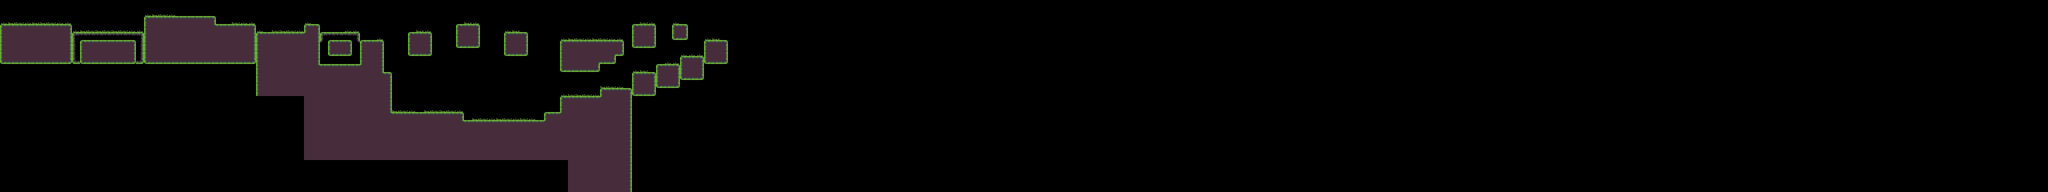

Tiled map render using the project's own tile images. Description and the map definition, with tile-layer contents summarised, below:
An orthogonal 256x24 tile map with 16x16 px tiles, 1 tile layer (Tile Layer 1) and 5 objects (note).

<map version="1.9" tiledversion="1.9.0" orientation="orthogonal" renderorder="right-down" width="256" height="24" tilewidth="16" tileheight="16" infinite="0" nextlayerid="7" nextobjectid="11">
 <tileset firstgid="1" name="tileset" tilewidth="16" tileheight="16" tilecount="42" columns="6">
  <image source="../gfx/tileset.png" width="96" height="112" />
  <tile id="0" class="collidable" />
  <tile id="1" class="collidable" />
  <tile id="2" class="collidable" />
  <tile id="3" class="decoration" />
  <tile id="4" class="decoration" />
  <tile id="6" class="collidable" />
  <tile id="7" class="decoration" />
  <tile id="8" class="collidable" />
  <tile id="9" class="decoration" />
  <tile id="10" class="decoration" />
  <tile id="12" class="collidable" />
  <tile id="13" class="collidable" />
  <tile id="14" class="collidable" />
  <tile id="15" class="decoration" />
  <tile id="16" class="decoration" />
  <tile id="17" class="decoration" />
  <tile id="18" class="collidable" />
  <tile id="19" class="collidable" />
  <tile id="20" class="collidable" />
  <tile id="21" class="decoration" />
  <tile id="22" class="decoration" />
  <tile id="23" class="decoration" />
  <tile id="24" class="collidable" />
  <tile id="26" class="collidable" />
  <tile id="27" class="decoration" />
  <tile id="28" class="decoration" />
  <tile id="30" class="collidable" />
  <tile id="31" class="collidable" />
  <tile id="32" class="collidable" />
 </tileset>
 <layer id="1" name="Tile Layer 1" width="256" height="24">
  <data>[6144 cells, 784 non-empty, 26 distinct tile ids]</data>
 </layer>
 <objectgroup id="4" name="notes">
  <object id="4" class="note" x="96" y="32" width="16" height="16">
   <properties>
    <property name="text">just a game i've been
working on</property>
   </properties>
  </object>
 </objectgroup>
 <objectgroup id="6" name="ruins">
  <object id="6" x="192" y="16" width="48" height="48" />
  <object id="7" x="544" y="48" width="48" height="16" />
  <object id="8" x="960.33" y="224.33" width="32" height="16" />
  <object id="10" x="992.5" y="192.5" width="48" height="48" />
 </objectgroup>
</map>
